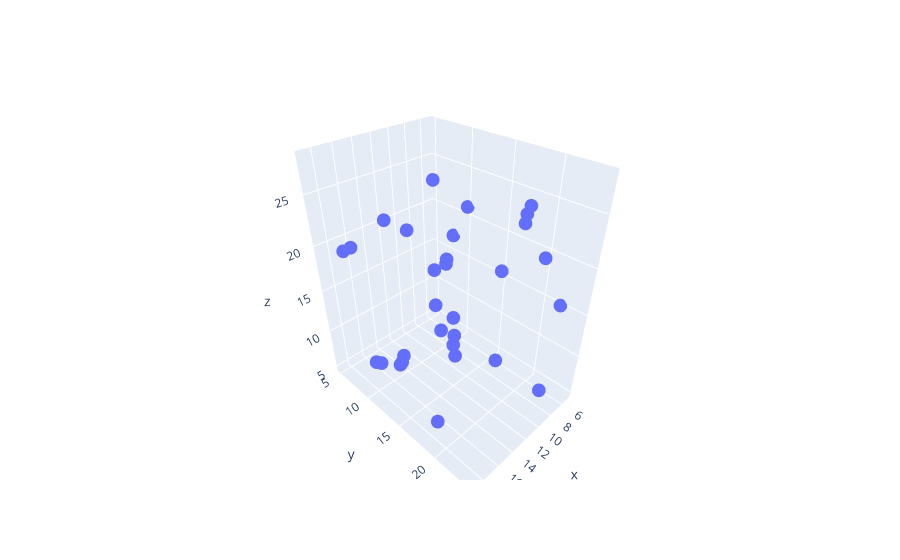

Here is the notebook cell this chart was saved with:
### Markdown cell above
###### 3D Scatter Plot Using Random Data with Print

### Code cell
# 3D scatter plot using plotly
x1 = np.random.randint(5, 20, 30)
y1 = np.random.randint(5, 25, 30)
z1 = np.random.randint(5, 30, 30)
print(x1)
fig = go.Figure()
fig.add_trace(go.Scatter3d(x = x1, y = y1, z = z1, mode = "markers"))
fig.show()

### Figure 1 — Plotly figure (JSON) as saved in the notebook; plotly's stock layout.template omitted (floating-point values rounded to 4 significant figures)
{"data": [{"mode": "markers", "type": "scatter3d", "x": [9, 8, 5, 13, 9, 10, 7, 15, 12, 18, 19, 9, 8, 5, 9, 14, 6, 14, 19, 12, 13, 19, 16, 19, 13, 5, 18, 8, 15, 6], "y": [18, 11, 22, 21, 20, 24, 7, 10, 24, 11, 22, 11, 9, 10, 5, 9, 6, 8, 10, 22, 15, 20, 7, 16, 23, 8, 7, 11, 18, 6], "z": [8, 5, 15, 22, 25, 9, 13, 6, 24, 9, 18, 17, 6, 21, 18, 5, 7, 22, 22, 26, 20, 9, 5, 14, 28, 17, 20, 9, 15, 23]}], "layout": {}}
